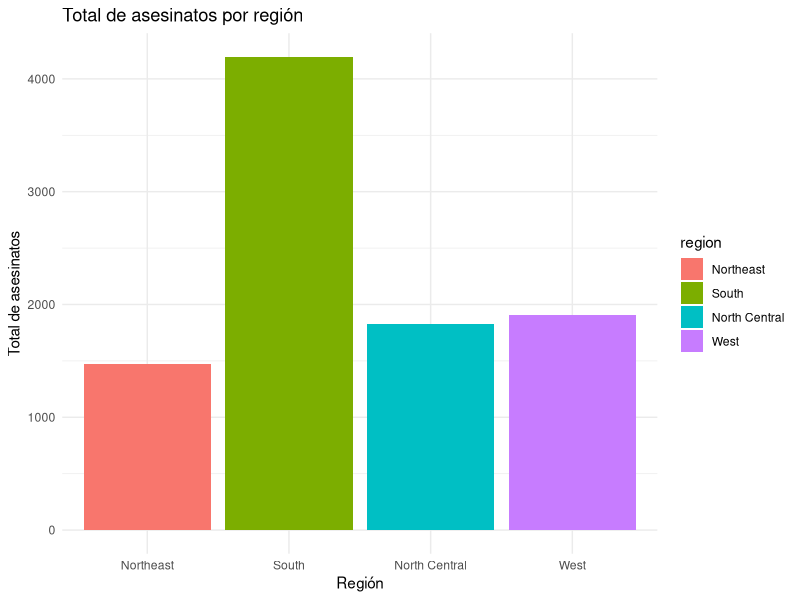
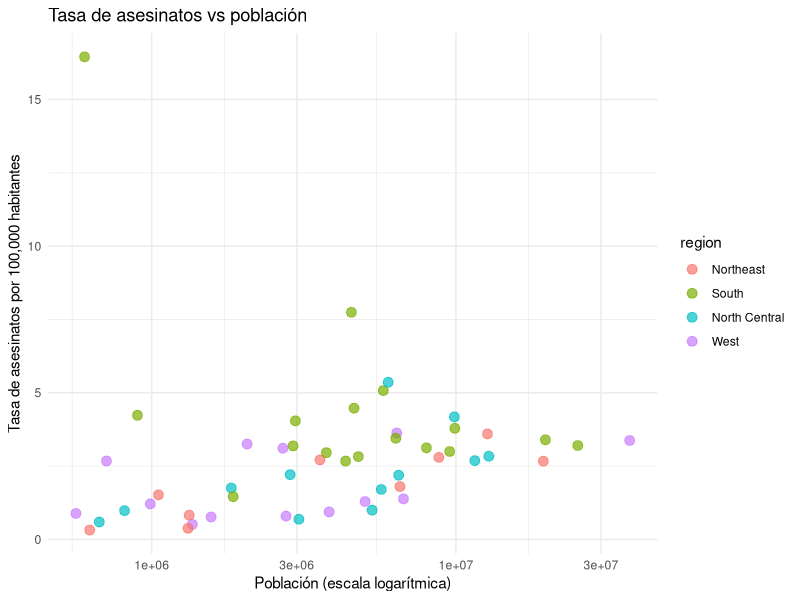

These charts were generated, in order, by the following R code:
library(dplyr)
library(ggplot2)
library(dslabs)
library(tidyr)

data("murders")

murders |>
  group_by(region) |>
  summarise(total_asesinatos = sum(total)) |>
  ggplot(aes(x = region, y = total_asesinatos, fill = region)) +
  geom_col() +
  labs(
    title = "Total de asesinatos por región",
    x = "Región",
    y = "Total de asesinatos"
  ) +
  theme_minimal()

murders |>
  mutate(tasa = total / population * 100000) |>
  ggplot(aes(x = population, y = tasa, color = region)) +
  geom_point(size = 3, alpha = 0.7) +
  scale_x_log10() +
  labs(
    title = "Tasa de asesinatos vs población",
    x = "Población (escala logarítmica)",
    y = "Tasa de asesinatos por 100,000 habitantes"
  ) +
  theme_minimal()
